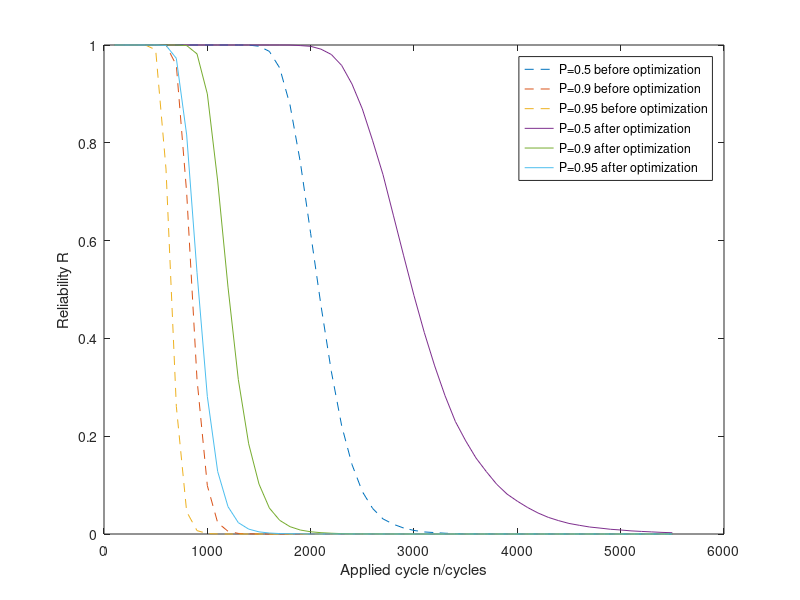

MATLAB code for this plot:
clc;clear;

Nf1 = load('D_LIFE0.5.txt');
Nf2 = load('D_LIFE0.9.txt');
Nf3 = load('D_LIFE0.95.txt');
Nf4 = load('D_LIFE0.5_optim.txt');
Nf5 = load('D_LIFE0.9_optim.txt');
Nf6 = load('D_LIFE0.95_optim.txt');

n=[100:100:5500]';

for j = 1:1:length(n)
   z1(:,j) = 1-n(j,1)./Nf1;
   a1 = find(z1(:,j)>0);
   R1(1,j)=length(a1)/length(z1(:,j));

   z2(:,j) = 1-n(j,1)./Nf2;
   a2 = find(z2(:,j)>0);
   R2(1,j)=length(a2)/length(z2(:,j));

   z3(:,j) = 1-n(j,1)./Nf3;
   a3 = find(z3(:,j)>0);
   R3(1,j)=length(a3)/length(z3(:,j));

   z4(:,j) = 1-n(j,1)./Nf4;
   a4 = find(z4(:,j)>0);
   R4(1,j)=length(a4)/length(z4(:,j));

   z5(:,j) = 1-n(j,1)./Nf5;
   a5 = find(z5(:,j)>0);
   R5(1,j)=length(a5)/length(z5(:,j));

   z6(:,j) = 1-n(j,1)./Nf6;
   a6 = find(z6(:,j)>0);
   R6(1,j)=length(a6)/length(z6(:,j));
end

% 画图：
plot(n,R1,'--');
hold on
plot(n,R2,'--');
hold on 
plot(n,R3,'--');
hold on 
plot(n,R4,'-');
hold on 
plot(n,R5,'-');
hold on 
plot(n,R6,'-');

% 标签：
xlabel('Applied cycle n/cycles');
ylabel('Reliability R');

legend ('P=0.5 before optimization', 'P=0.9 before optimization', 'P=0.95 before optimization', 'P=0.5 after optimization','P=0.9 after optimization','P=0.95 after optimization');
